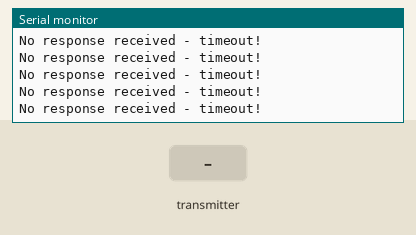
Simulated run of this sketch. Board: Arduino Uno, built with avr-gcc and run on an emulated ATmega328P. Shown: the last lines printed to the serial monitor. Inputs (shaded band) come from the test bench. Random numbers use the default seed unless the sketch sets one; no radio packets arrive unless stated.

Above: at 1.2 s.
1.3 s: the transmitter starts sending dataRx = 0
At 1.9 s:
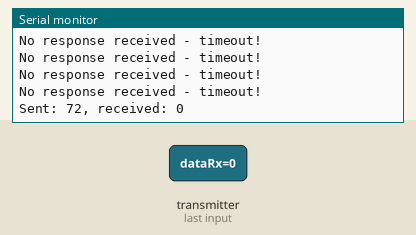
3.8 s: the transmitter starts sending dataRx = 64
At 5.1 s:
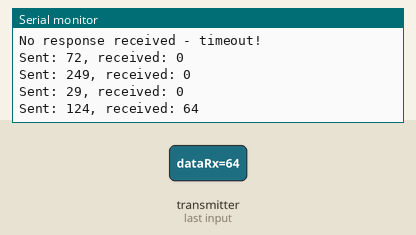
Timing chart, 0 to 6.8 s (numbered marks = the images above; inputs shaded):
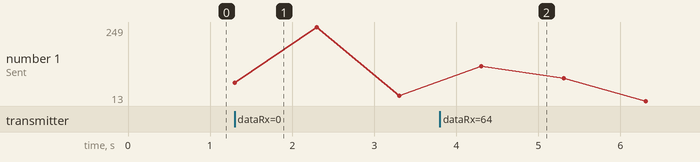

The sketch:

nrf24TransmissionYT.ino
```cpp
#include "Arduino.h"
#include <SPI.h>
#include <RF24.h>

// This is just the way the RF24 library works:
// Hardware configuration: Set up nRF24L01 radio on SPI bus (pins 10, 11, 12, 13) plus pins 7 & 8
RF24 radio(7, 8);

byte addresses[][6] = {"1Node", "2Node"};

// -----------------------------------------------------------------------------
// SETUP   SETUP   SETUP   SETUP   SETUP   SETUP   SETUP   SETUP   SETUP
// -----------------------------------------------------------------------------
void setup() {
  Serial.begin(9600);
  Serial.println("THIS IS THE TRANSMITTER CODE - YOU NEED THE OTHER ARDIUNO TO SEND BACK A RESPONSE");

  // Initiate the radio object
  radio.begin();

  // Set the transmit power to lowest available to prevent power supply related issues
  radio.setPALevel(RF24_PA_MIN);

  // Set the speed of the transmission to the quickest available
  radio.setDataRate(RF24_2MBPS);

  // Use a channel unlikely to be used by Wifi, Microwave ovens etc
  radio.setChannel(124);

  // Open a writing and reading pipe on each radio, with opposite addresses
  radio.openWritingPipe(addresses[1]);
  radio.openReadingPipe(1, addresses[0]);

  // Random number seeding (we're going to be sending a single random number)
  randomSeed(analogRead(A0));
}

// -----------------------------------------------------------------------------
// LOOP     LOOP     LOOP     LOOP     LOOP     LOOP     LOOP     LOOP     LOOP
// -----------------------------------------------------------------------------
void loop() {

  // Generate a single random character to transmit
  unsigned char data = random(0, 254);

  // Ensure we have stopped listening (even if we're not) or we won't be able to transmit
  radio.stopListening();

  // Did we manage to SUCCESSFULLY transmit that (by getting an acknowledgement back from the other Arduino)?
  // Even we didn't we'll continue with the sketch, you never know, the radio fairies may help us
  if (!radio.write( &data, sizeof(unsigned char) )) {
    Serial.println("No acknowledgement of transmission - receiving radio device connected?");
  }

  // Now listen for a response
  radio.startListening();

  // But we won't listen for long, 200 milliseconds is enough
  unsigned long started_waiting_at = millis();

  // Loop here until we get indication that some data is ready for us to read (or we time out)
  while ( ! radio.available() ) {

    // Oh dear, no response received within our timescale
    if (millis() - started_waiting_at > 200 ) {
      Serial.println("No response received - timeout!");
      return;
    }
  }

  // Now read the data that is waiting for us in the nRF24L01's buffer
  unsigned char dataRx;
  radio.read( &dataRx, sizeof(unsigned char) );

  // Show user what we sent and what we got back
  Serial.print("Sent: ");
  Serial.print(data);
  Serial.print(", received: ");
  Serial.println(dataRx);

  // Try again 1s later
  delay(1000);
}
```

Measured:
- after the input at 1.3 s, the serial monitor: prints a new line at once (image 1)
- after the input at 3.8 s, the serial monitor: prints a new line after 0.51 s (image 2)
